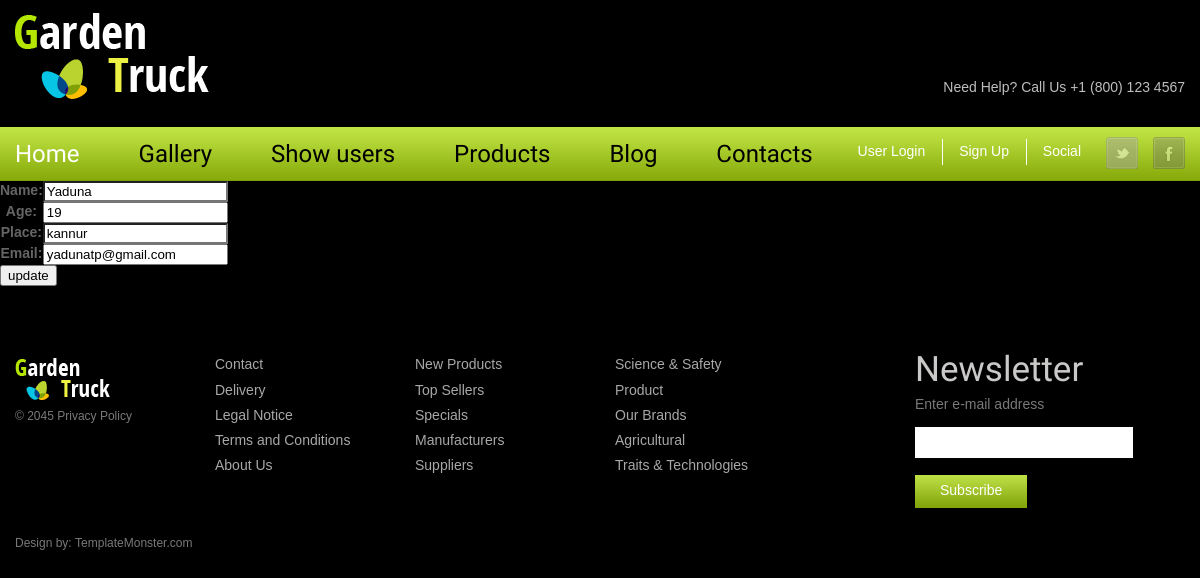
The app's page /update/6 with its own data.
### app7/models.py (models this page shows)
class Table1(models.Model):
    Name=models.CharField(max_length=10)
    Age=models.IntegerField()
    Place=models.CharField(max_length=10)
    Email=models.EmailField()
    Password=models.CharField(max_length=8)

### app7/views.py (the view)
# urls.py: path('update/<int:id>',views.update,name='update'),
def update(request,id):
    user=Table1.objects.get(id=id)
    if request.method=='POST':
        form=UpdateForm(request.POST or None,instance=user)
        if form.is_valid():
            form.save()
            messages.success(request,"update successful")
            return redirect('/home/%s' % user.id)
    else:
        form=UpdateForm(instance=user)
    return render(request,'update.html',{'data':form,'user':user})

### app7/forms.py
class UpdateForm(forms.ModelForm):
    class Meta():
        model=Table1
        fields=('Name','Age','Place','Email')

### app7/templates/update.html (shortened to what this page needs)
{% extends 'base.html' %}
{% load static %}
{% block content %}
    <form action="" method="post">
        <table>
            <tr>
                {{data.as_table}}
            </tr>
        </table>
        <input type="submit" value="update">
    </form>
{% endblock %}

### static/css/style.css (style rules this page uses)
html { width: 100%; }
* { -webkit-text-size-adjust: none; }
body { font: 14px/18px Arial, Helvetica, sans-serif; color:#666565; position:relative; min-width: 1200px; background: #000; }
.white.wt3 .img_inner, { border-width: 2px; margin-top: 2px; }

### static/css/grid.css (style rules this page uses)
body { min-width: 1200px; }

### records on screen
Table1: Name "Yaduna", Age "19", Place "kannur", Email "yadunatp@gmail.com"
